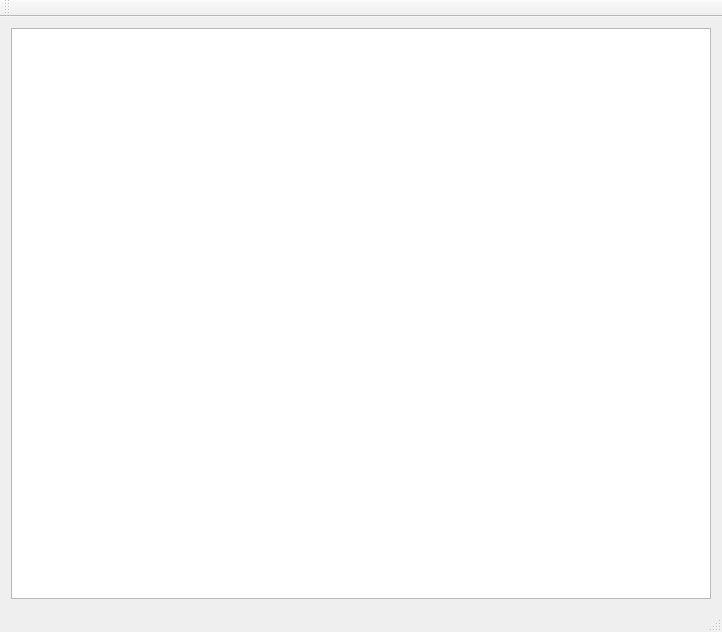
<?xml version="1.0" encoding="UTF-8"?>
<ui version="4.0">
 <class>MainWindow</class>
 <widget class="QMainWindow" name="MainWindow">
  <property name="geometry">
   <rect>
    <x>0</x>
    <y>0</y>
    <width>722</width>
    <height>632</height>
   </rect>
  </property>
  <property name="windowTitle">
   <string>MainWindow</string>
  </property>
  <widget class="QWidget" name="centralWidget">
   <property name="sizePolicy">
    <sizepolicy hsizetype="Expanding" vsizetype="Expanding">
     <horstretch>100</horstretch>
     <verstretch>100</verstretch>
    </sizepolicy>
   </property>
   <layout class="QVBoxLayout" name="verticalLayout">
    <item>
     <widget class="QTextEdit" name="textEdit">
      <property name="sizePolicy">
       <sizepolicy hsizetype="Expanding" vsizetype="Expanding">
        <horstretch>100</horstretch>
        <verstretch>100</verstretch>
       </sizepolicy>
      </property>
      <property name="font">
       <font>
        <family>Courier New</family>
        <pointsize>14</pointsize>
        <weight>75</weight>
        <bold>true</bold>
       </font>
      </property>
      <property name="lineWrapMode">
       <enum>QTextEdit::NoWrap</enum>
      </property>
     </widget>
    </item>
   </layout>
  </widget>
  <widget class="QMenuBar" name="menuBar">
   <property name="geometry">
    <rect>
     <x>0</x>
     <y>0</y>
     <width>722</width>
     <height>22</height>
    </rect>
   </property>
  </widget>
  <widget class="QToolBar" name="mainToolBar">
   <attribute name="toolBarArea">
    <enum>TopToolBarArea</enum>
   </attribute>
   <attribute name="toolBarBreak">
    <bool>false</bool>
   </attribute>
  </widget>
  <widget class="QStatusBar" name="statusBar"/>
 </widget>
 <layoutdefault spacing="6" margin="11"/>
 <resources/>
 <connections/>
</ui>
